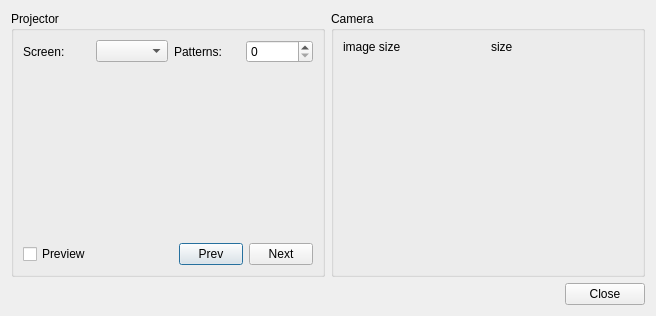
<?xml version="1.0" encoding="UTF-8"?>
<ui version="4.0">
 <class>CaptureDialog</class>
 <widget class="QDialog" name="CaptureDialog">
  <property name="geometry">
   <rect>
    <x>0</x>
    <y>0</y>
    <width>656</width>
    <height>316</height>
   </rect>
  </property>
  <property name="windowTitle">
   <string>Capture</string>
  </property>
  <layout class="QVBoxLayout" name="verticalLayout">
   <item>
    <layout class="QHBoxLayout" name="horizontalLayout">
     <item>
      <widget class="QGroupBox" name="projector_group">
       <property name="title">
        <string>Projector</string>
       </property>
       <layout class="QVBoxLayout" name="verticalLayout_2">
        <item>
         <layout class="QHBoxLayout" name="horizontalLayout_5">
          <item>
           <widget class="QLabel" name="screen_label">
            <property name="text">
             <string>Screen:</string>
            </property>
           </widget>
          </item>
          <item>
           <widget class="QComboBox" name="screen_combo"/>
          </item>
          <item>
           <widget class="QLabel" name="projector_patterns_label">
            <property name="text">
             <string>Patterns:</string>
            </property>
           </widget>
          </item>
          <item>
           <widget class="QSpinBox" name="projector_patterns_spin"/>
          </item>
         </layout>
        </item>
        <item>
         <widget class="ImageLabel" name="projector_image" native="true">
          <property name="sizePolicy">
           <sizepolicy hsizetype="Expanding" vsizetype="Expanding">
            <horstretch>0</horstretch>
            <verstretch>0</verstretch>
           </sizepolicy>
          </property>
         </widget>
        </item>
        <item>
         <layout class="QHBoxLayout" name="horizontalLayout_8">
          <item>
           <widget class="QCheckBox" name="test_check">
            <property name="text">
             <string>Preview</string>
            </property>
           </widget>
          </item>
          <item>
           <widget class="QPushButton" name="test_prev_button">
            <property name="maximumSize">
             <size>
              <width>64</width>
              <height>16777215</height>
             </size>
            </property>
            <property name="text">
             <string>Prev</string>
            </property>
           </widget>
          </item>
          <item>
           <widget class="QPushButton" name="test_next_button">
            <property name="maximumSize">
             <size>
              <width>64</width>
              <height>16777215</height>
             </size>
            </property>
            <property name="text">
             <string>Next</string>
            </property>
           </widget>
          </item>
         </layout>
        </item>
       </layout>
      </widget>
     </item>
     <item>
      <widget class="QGroupBox" name="camera_group">
       <property name="title">
        <string>Camera</string>
       </property>
       <layout class="QVBoxLayout" name="verticalLayout_3">
        <item>
         <layout class="QHBoxLayout" name="horizontalLayout_4">
          <item>
           <widget class="QLabel" name="camera_resolution_label">
            <property name="text">
             <string>image size</string>
            </property>
           </widget>
          </item>
          <item>
           <widget class="QLabel" name="imagesize_label">
            <property name="text">
             <string>size</string>
            </property>
           </widget>
          </item>
         </layout>
        </item>
        <item>
         <widget class="ImageLabel" name="camera_image" native="true">
          <property name="sizePolicy">
           <sizepolicy hsizetype="Expanding" vsizetype="Expanding">
            <horstretch>0</horstretch>
            <verstretch>0</verstretch>
           </sizepolicy>
          </property>
         </widget>
        </item>
       </layout>
      </widget>
     </item>
    </layout>
   </item>
   <item>
    <layout class="QHBoxLayout" name="horizontalLayout_2">
     <item>
      <layout class="QHBoxLayout" name="horizontalLayout_3"/>
     </item>
     <item>
      <spacer name="horizontalSpacer">
       <property name="orientation">
        <enum>Qt::Horizontal</enum>
       </property>
       <property name="sizeHint" stdset="0">
        <size>
         <width>40</width>
         <height>20</height>
        </size>
       </property>
      </spacer>
     </item>
     <item>
      <widget class="QPushButton" name="close_cancel_button">
       <property name="text">
        <string>Close</string>
       </property>
      </widget>
     </item>
    </layout>
   </item>
  </layout>
 </widget>
 <customwidgets>
  <customwidget>
   <class>ImageLabel</class>
   <extends>QWidget</extends>
   <header>ImageLabel.hpp</header>
   <container>1</container>
  </customwidget>
 </customwidgets>
 <resources/>
 <connections/>
</ui>
